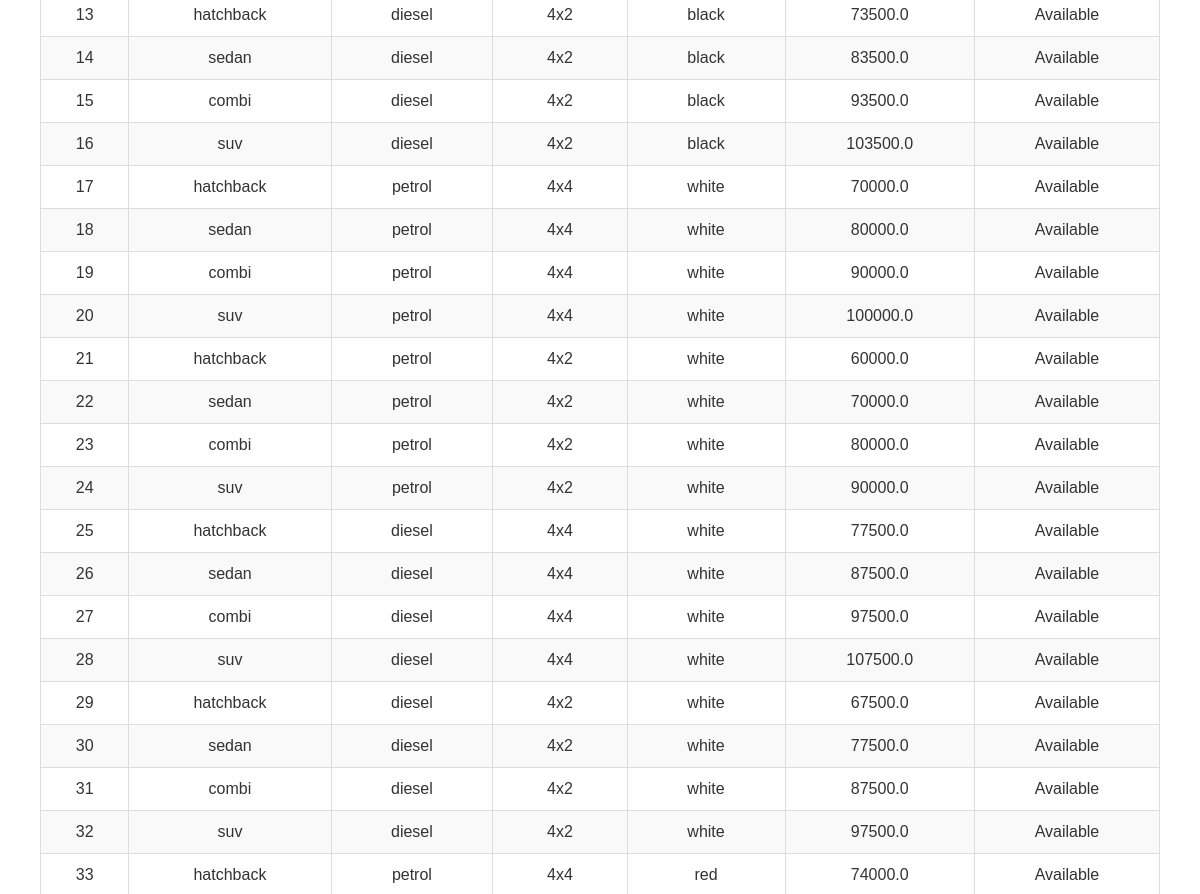
The app's page /dealer (middle part), older data.
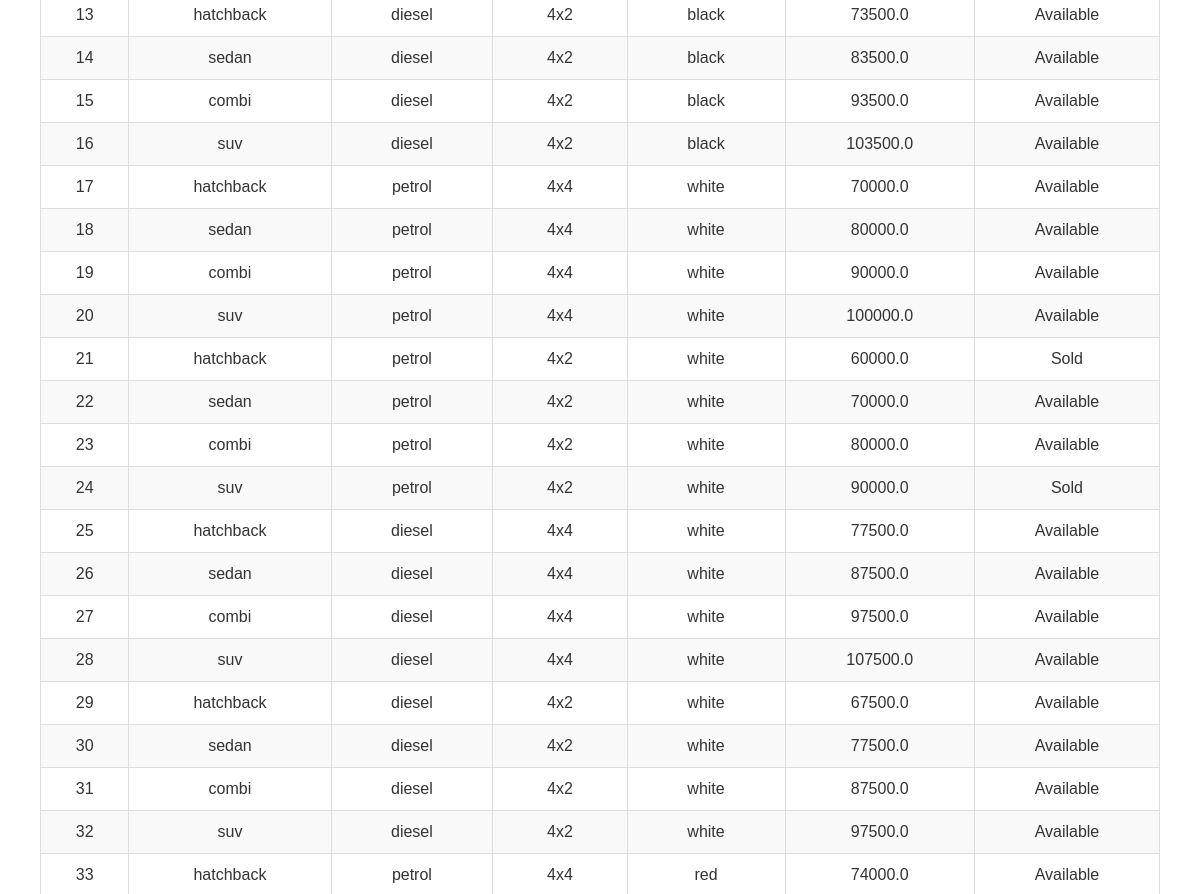
The same page, newer data.
### tables this page shows
CREATE TABLE "cars" (
    id INTEGER PRIMARY KEY,
    body TEXT NOT NULL,
    engine TEXT NOT NULL,
    drive TEXT NOT NULL,
    colour TEXT NOT NULL,
    price REAL DEFAULT NULL,
    selled CHAR(1) DEFAULT NULL
);

### app.py (the view)
@app.route('/dealer')
def dealer():
    cars = db.get_all_cars()
    """Użycie metod w klasach"""
    return render_template("dealer.html", cars=cars)

### database.py (called while the page is built)
    def get_connection(self):
        return sqlite3.connect(self.db_path)

    def get_all_cars(self):
        with self.get_connection() as conn:
            cursor = conn.cursor()
            cursor.execute("SELECT id, body, engine, drive, colour, price, selled FROM cars")
            rows = cursor.fetchall()
            return [CarFactory.create_from_row(row) for row in rows]

### models.py (called while the page is built)
    @property
    def car_id(self):
        return self._car_id

    @staticmethod
    def create_from_row(row):
        if row[-1] != 's':
            car = AvailableCar(*row)
        else:
            car = SoldCar(*row)
        return car

### templates/dealer.html (shortened to what this page needs)
<!doctype html>
<html lang="pl">
<head>
    <link rel="stylesheet" href="/media/client_style.css">
</head>
<body>
    <div class="main_page">
        <table class="car-table">
            <tbody>
                {% for car in cars %}
                <tr>
                    <td>{{ car.car_id }}</td>
                    <td>{{ car._body }}</td>
                    <td>{{ car._engine }}</td>
                    <td>{{ car._drive }}</td>
                    <td>{{ car._colour }}</td>
                    <td>{{ car._price }}</td>
                    <td>{{ "Sold" if car._sold == 's' else "Available" }}</td>
                </tr>
                {% endfor %}
            </tbody>
        </table>
    </div>
</body>
</html>

### media/client_style.css (style rules this page uses)
* { box-sizing: border-box; margin: 0; padding: 0; }
body { font-family: Arial, Helvetica, sans-serif; background-color: #fff; color: #333; display: flex; flex-direction: column; min-height: 100vh; }
.main_page { width: 100%; flex-grow: 1; display: flex; flex-direction: column; align-items: center; padding: 30px 40px; }

### templates/dealer.html (style rules this page uses)
.car-table { width: 100%; border-collapse: collapse; margin-top: 2rem; }
.car-table tr:nth-child(even) { background-color: #f9f9f9; }

Row changes from the older to the newer data that the page shows:
changed cars id 21: _sold "Available" → "Sold"
changed cars id 24: _sold "Available" → "Sold"
